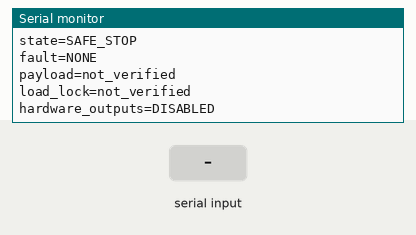
Simulated run of this program. Board: ESP32. Shown: the last lines printed to the serial monitor. Inputs (shaded band) come from the test bench.

Above: at 1.2 s.
1.3 s: "selftest\n" received over Serial
At 2.5 s:
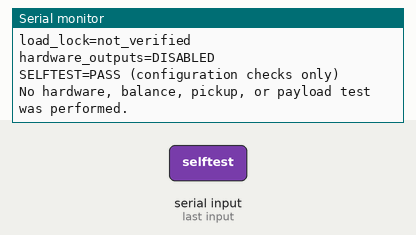
2.8 s: "abort\n" received over Serial
At 4.0 s:
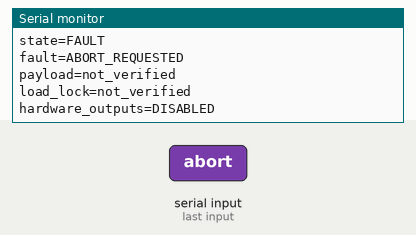

The program:

main.cpp
```cpp
#include <Arduino.h>
#include <ctype.h>
#include <string.h>

#include "RobotConfig.h"

namespace {

RobotStatus robot;
char commandBuffer[48];
size_t commandLength = 0;
bool discardCommand = false;

const char* stateName(RobotState state) {
  switch (state) {
    case RobotState::SAFE_STOP: return "SAFE_STOP";
    case RobotState::APPROACH_SIM: return "APPROACH_SIM";
    case RobotState::PICKUP_SIM: return "PICKUP_SIM";
    case RobotState::LIFT_SIM: return "LIFT_SIM";
    case RobotState::LOCK_LOAD_SIM: return "LOCK_LOAD_SIM";
    case RobotState::VERIFY_LOAD_SIM: return "VERIFY_LOAD_SIM";
    case RobotState::FAULT: return "FAULT";
  }
  return "UNKNOWN";
}

const char* faultName(FaultCode fault) {
  switch (fault) {
    case FaultCode::NONE: return "NONE";
    case FaultCode::SENSOR_NOT_CONFIGURED: return "SENSOR_NOT_CONFIGURED";
    case FaultCode::ABORT_REQUESTED: return "ABORT_REQUESTED";
  }
  return "UNKNOWN";
}

void printStatus() {
  Serial.print("state=");
  Serial.println(stateName(robot.state));

  Serial.print("fault=");
  Serial.println(faultName(robot.fault));

  Serial.print("payload=");
  Serial.println(robot.payloadPresent ? "notional_only" : "not_verified");

  Serial.print("load_lock=");
  Serial.println(robot.loadLockConfirmed ? "notional_only" : "not_verified");

  Serial.println("hardware_outputs=DISABLED");
}

void stopSafely(FaultCode fault = FaultCode::NONE) {
  robot.state = fault == FaultCode::NONE
                    ? RobotState::SAFE_STOP
                    : RobotState::FAULT;
  robot.fault = fault;
  robot.payloadPresent = false;
  robot.loadLockConfirmed = false;
  // This scaffold has no motor, servo, or physical emergency-stop driver.
}

void printHelp() {
  Serial.println("Commands: help, status, selftest, disarm, abort, demo");
  Serial.println("Simulation only. Motor and servo outputs are not implemented.");
}

void runSelfTest() {
  const bool sizeIsValid =
      RobotConfig::TARGET_ENVELOPE_CM <= RobotConfig::MAX_ENVELOPE_CM;
  const bool payloadIsValid = RobotConfig::PAYLOAD_TARGET_G > 0.0f;
  const bool outputsAreDisabled = !RobotConfig::HARDWARE_OUTPUTS_ENABLED;

  if (sizeIsValid && payloadIsValid && outputsAreDisabled) {
    Serial.println("SELFTEST=PASS (configuration checks only)");
  } else {
    Serial.println("SELFTEST=FAIL");
  }

  Serial.println("No hardware, balance, pickup, or payload test was performed.");
}

bool normalizeCommand(char* command) {
  char* start = command;
  while (*start && isspace(static_cast<unsigned char>(*start))) {
    ++start;
  }

  char* end = start + strlen(start);
  while (end > start && isspace(static_cast<unsigned char>(end[-1]))) {
    --end;
  }
  *end = '\0';

  if (start != command) {
    memmove(command, start, static_cast<size_t>(end - start) + 1);
  }

  for (char* p = command; *p; ++p) {
    *p = static_cast<char>(tolower(static_cast<unsigned char>(*p)));
  }
  return command[0] != '\0';
}

void runDemo() {
  // Only demonstrate the task sequence. These are not sensor readings.
  robot.state = RobotState::APPROACH_SIM;
  Serial.println("SIM: approach");

  robot.state = RobotState::PICKUP_SIM;
  Serial.println("SIM: pickup requested");

  robot.state = RobotState::LIFT_SIM;
  Serial.println("SIM: lift requested");

  robot.state = RobotState::LOCK_LOAD_SIM;
  Serial.println("SIM: load lock requested");

  robot.state = RobotState::VERIFY_LOAD_SIM;
  Serial.println("SIM: cannot verify load; no physical sensors are configured");

  stopSafely(FaultCode::SENSOR_NOT_CONFIGURED);
  Serial.println("SIM ended in FAULT. No physical pickup was attempted.");
}

void handleCommand(char* command) {
  if (!normalizeCommand(command)) {
    return;
  }

  if (strcmp(command, "help") == 0) {
    printHelp();
  } else if (strcmp(command, "status") == 0) {
    printStatus();
  } else if (strcmp(command, "selftest") == 0) {
    runSelfTest();
  } else if (strcmp(command, "disarm") == 0) {
    stopSafely();
    printStatus();
  } else if (strcmp(command, "abort") == 0) {
    stopSafely(FaultCode::ABORT_REQUESTED);
    Serial.println("Abort recorded in software; this is not a physical emergency stop.");
    printStatus();
  } else if (strcmp(command, "demo") == 0) {
    runDemo();
    printStatus();
  } else {
    Serial.println("ERR: unknown command; type help");
  }
}

void readSerialCommands() {
  while (Serial.available() > 0) {
    const char input = static_cast<char>(Serial.read());

    if (input == '\r' || input == '\n') {
      if (discardCommand) {
        Serial.println("ERR: overlong command discarded");
      } else if (commandLength > 0) {
        commandBuffer[commandLength] = '\0';
        handleCommand(commandBuffer);
      }

      commandLength = 0;
      discardCommand = false;
      continue;
    }

    if (discardCommand) {
      continue;
    }

    if (!isprint(static_cast<unsigned char>(input))) {
      continue;
    }

    if (commandLength >= sizeof(commandBuffer) - 1) {
      commandLength = 0;
      discardCommand = true;
      continue;
    }

    commandBuffer[commandLength++] = input;
  }
}

}  // namespace

void setup() {
  Serial.begin(RobotConfig::SERIAL_BAUD);
  robot.state = RobotState::SAFE_STOP;
  robot.fault = FaultCode::NONE;

  Serial.println();
  Serial.println("500 g quadruped - diagnostic scaffold");
  Serial.println("Safe default: physical outputs are disabled.");
  printHelp();
  printStatus();
}

void loop() {
  readSerialCommands();
  delay(2);
}
```

RobotConfig.h
```cpp
#pragma once

#include <stdint.h>

namespace RobotConfig {
constexpr float TARGET_ENVELOPE_CM = 28.0f;
constexpr float MAX_ENVELOPE_CM = 28.0f;
constexpr float PAYLOAD_TARGET_G = 500.0f;
constexpr bool HARDWARE_OUTPUTS_ENABLED = false;
constexpr uint32_t SERIAL_BAUD = 115200;
}

enum class RobotState : uint8_t {
  SAFE_STOP,
  APPROACH_SIM,
  PICKUP_SIM,
  LIFT_SIM,
  LOCK_LOAD_SIM,
  VERIFY_LOAD_SIM,
  FAULT
};

enum class FaultCode : uint8_t {
  NONE,
  SENSOR_NOT_CONFIGURED,
  ABORT_REQUESTED
};

struct RobotStatus {
  RobotState state = RobotState::SAFE_STOP;
  FaultCode fault = FaultCode::NONE;
  bool payloadPresent = false;
  bool loadLockConfirmed = false;
};
```

Measured:
- after the input at 1.3 s, the serial monitor: prints a new line at once (image 1)
- after the input at 2.8 s, the serial monitor: prints a new line at once (image 2)
